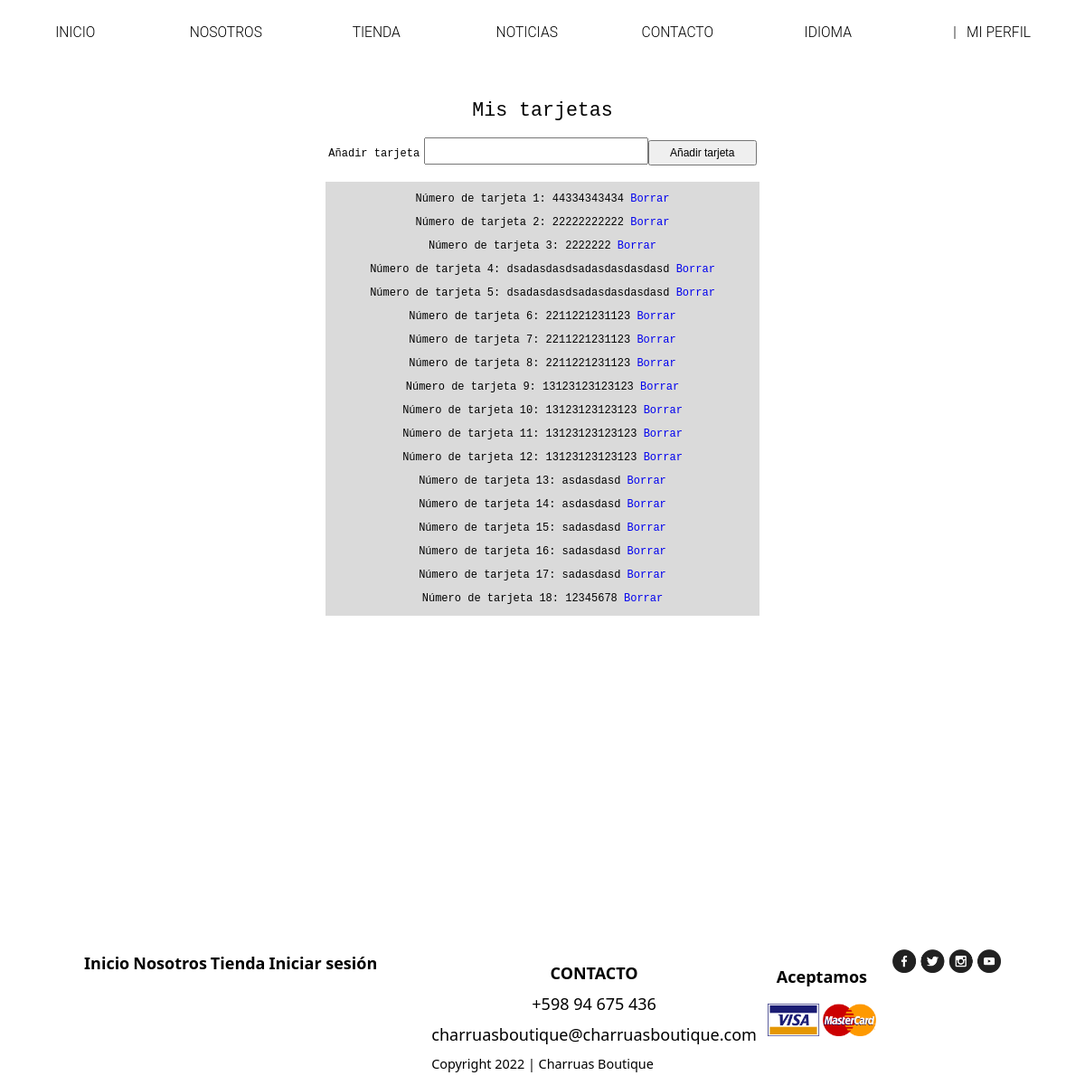
The app's page /tarjetas?uid=12 (signed in) with its own data.
### tables this page shows
CREATE TABLE `USUARIOS_Tarjetas` (
  `tuid` int(11) NOT NULL,
  `uid` int(11) NOT NULL,
  `tarjeta` varchar(30) NOT NULL
);

### libs/view.php (called while the page is built, shortened)
<?php
class View
{
    public function render($nombre)
    {
        require 'views/' . $nombre . '.php';
    }
}

### controllers/Tarjetas_Controller.php (called while the page is built, shortened)
<?php
class Tarjetas_Controller extends controller
{
    public function render()
    {
        $this->view->render('login/tarjetas');
    }
}

### index.php (called while the page is built, shortened)
<?php
require 'libs/view.php';
$app = new App();

### traduccion/Translate.php (called while the page is built, shortened)
<?php
class Translate
{
    protected static $conf;
    public static function init($locale = null, $path = null)
    {
        self::$conf = new \stdClass;
    }
    private static function setLocale($locale = null)
    {
        isset($locale)
        ? self::$conf->locale = $locale
        : self::$conf->locale = null;
    }
    private static function setDictionary($path = null)
    {
        isset($path)
        ? self::$conf->dictionary = include $path
        : self::$conf->dictionary = null;
    }
    public static function __($phrase)
    {
        if (isset(self::$conf->locale) && isset(self::$conf->dictionary)) {
            return self::$conf->dictionary[$phrase];
        } else {
            return $phrase;
        }
    }
}

### views/login/tarjetas.php (the view, shortened to what this page needs)
<?php
require_once 'traduccion/Translate.php';
$message = "";
$existe = False;
require 'libs/connect.php';
if (isset($_SESSION['uid'])) {
    $records = $conn->prepare('SELECT * FROM USUARIOS WHERE uid = :id');
    $records->bindParam(':id', $_SESSION['uid']);
    $records->execute();
    $results = $records->fetch(PDO::FETCH_ASSOC);
    $records = $conn->prepare('SELECT * FROM USUARIOS_Tarjetas WHERE uid = :id');
    $records->bindParam(':id', $_SESSION['uid']);
    $records->execute();
    $results = $records->fetchAll(PDO::FETCH_ASSOC);
    $tarjetas = null;
    if (count($results) > 0) {
        $tarjetas = $results;
        $existe = True;
    }
} else {
    Header('Location: login');
}
?>
<!DOCTYPE html>
<html lang="en">
<head>
    <link rel="stylesheet" href="public/css/login/tarjetas.css">
    <link rel="stylesheet" href="public/css/index/headerblack.css">
    <link rel="stylesheet" href="public/css/index/footer.css">
</head>
<body>
<?php
if (($_GET['uid']) == ($_SESSION['uid'])): ?>
  <?php include "views/index/header.php";?>
  <h1 id="title"><?=Translate::__('mistarjetas');?></h1>
  <form action="" method="post" enctype="multipart/form-data" name="form2" id="form2">
  <p>
    <label for="textfield2" class="campo">
    <?=Translate::__('anadirtarjeta');?></label><br>
      <input type="text" name="tarjeta" id="textfield" /><input type="submit" name="añadir" value="<?=Translate::__('anadirtarjeta');?>" />
    </p>
</form>
    <?php if (isset($message)){
        echo "<p class=\"message\">$message<p>";
    } ?>
    <?php
    if ($existe == true) {
      $num = 1;
      ?>
    <section id="tarjetas"> <?php
    foreach($tarjetas as $row){ ?>
        <p><?=Translate::__('numerodetarjeta');?><?php echo $num ?>: <?php echo $row['tarjeta'] ?> <a href="tarjetas?uid=<?php echo $_SESSION['uid'] ?>&borrar=<?php echo $row['tuid']; ?>" onclick="return Confirmar (this.form)"><?=Translate::__('borrar');?></a></p>
        <?php $num++; ?>
    <?php }
  ?> </section> <?php
  }
    ?>
  <?php else: ?>
  <?php header('Location: ../ecommerce');?>
  <?php endif;?>
  <?php include "views/index/footer.php";?>
</body>
</html>

### public/css/login/tarjetas.css (style rules this page uses)
body { box-sizing: border-box; margin: 0; position: relative; padding-bottom: 3em; min-height: 150vh; }
#title { font-family: monospace; font-weight: 300; text-align: center; font-size: 1.8vw; }
.message { font-family: monospace; font-weight: 300; text-align: center; font-size: 1vw; }
form { text-align: center; }
form p { font-size: 1.5vw; }
form input[type="text"] { width: 20vw; height: 3vh; font-size: 1.5vw; }
form input[type="submit"] { width: 10vw; height: 3.5vh; font-size: 1vw; }
form label { font-family: monospace; font-weight: 300; text-align: center; font-size: 1vw; }
#tarjetas { margin: 0 auto; overflow-y: scroll; height: 60vh; width: 40%; background-color: #dadada; }
#tarjetas p { text-align: center; font-size: 1vw; font-family: monospace; font-weight: 300; }
#tarjetas p a { text-decoration: none; }

### records on screen
usuarios_tarjetas: tarjeta "44334343434"
usuarios_tarjetas: tarjeta "22222222222"
usuarios_tarjetas: tarjeta "2222222"
usuarios_tarjetas: tarjeta "dsadasdasdsadasdasdasdasd"
usuarios_tarjetas: tarjeta "dsadasdasdsadasdasdasdasd"
usuarios_tarjetas: tarjeta "2211221231123"
usuarios_tarjetas: tarjeta "2211221231123"
usuarios_tarjetas: tarjeta "2211221231123"
usuarios_tarjetas: tarjeta "13123123123123"
usuarios_tarjetas: tarjeta "13123123123123"
usuarios_tarjetas: tarjeta "13123123123123"
usuarios_tarjetas: tarjeta "13123123123123"
usuarios_tarjetas: tarjeta "asdasdasd"
usuarios_tarjetas: tarjeta "asdasdasd"
usuarios_tarjetas: tarjeta "sadasdasd"
usuarios_tarjetas: tarjeta "sadasdasd"
usuarios_tarjetas: tarjeta "sadasdasd"
usuarios_tarjetas: tarjeta "12345678"

### other values on screen
Translate::__('inicio') "INICIO"
Translate::__('nosotros') "NOSOTROS"
Translate::__('tienda') "TIENDA"
Translate::__('noticias') "NOTICIAS"
Translate::__('contacto') "CONTACTO"
Translate::__('idioma') "IDIOMA"
Translate::__('miperfil') "MI PERFIL"
Translate::__('mistarjetas') "Mis tarjetas"
Translate::__('anadirtarjeta') "Añadir tarjeta"
Translate::__('inicio') "Inicio"
Translate::__('nosotros') "Nosotros"
Translate::__('tienda') "Tienda"
Translate::__('login') "Iniciar sesión"
Translate::__('aceptamos') "Aceptamos"
